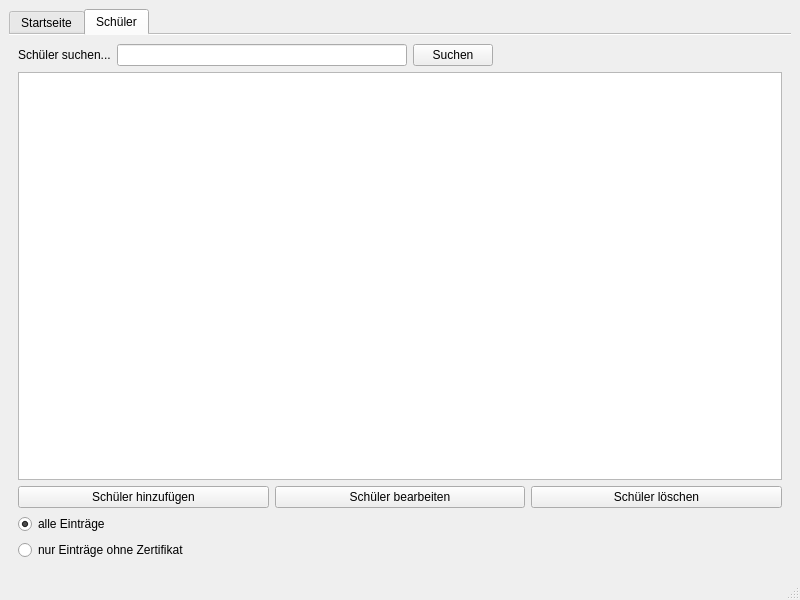
<?xml version="1.0" encoding="UTF-8"?>
<ui version="4.0">
 <class>MainWindow</class>
 <widget class="QMainWindow" name="MainWindow">
  <property name="geometry">
   <rect>
    <x>0</x>
    <y>0</y>
    <width>800</width>
    <height>600</height>
   </rect>
  </property>
  <property name="windowTitle">
   <string>Mint-Verwaltung</string>
  </property>
  <widget class="QWidget" name="centralwidget">
   <layout class="QVBoxLayout" name="verticalLayout">
    <item>
     <widget class="QTabWidget" name="tabWidget">
      <property name="autoFillBackground">
       <bool>false</bool>
      </property>
      <property name="currentIndex">
       <number>1</number>
      </property>
      <property name="documentMode">
       <bool>true</bool>
      </property>
      <widget class="QWidget" name="tabMain">
       <attribute name="title">
        <string>Startseite</string>
       </attribute>
      </widget>
      <widget class="QWidget" name="tabStudents">
       <attribute name="title">
        <string>Schüler</string>
       </attribute>
       <layout class="QVBoxLayout" name="verticalLayout_3">
        <item>
         <layout class="QHBoxLayout" name="horizontalLayout">
          <item>
           <widget class="QLabel" name="lblSearchName">
            <property name="text">
             <string>Schüler suchen...</string>
            </property>
           </widget>
          </item>
          <item>
           <widget class="QLineEdit" name="leSearchName"/>
          </item>
          <item>
           <widget class="QPushButton" name="btnSearchName">
            <property name="text">
             <string>Suchen</string>
            </property>
           </widget>
          </item>
          <item>
           <spacer name="horizontalSpacer">
            <property name="orientation">
             <enum>Qt::Horizontal</enum>
            </property>
            <property name="sizeHint" stdset="0">
             <size>
              <width>40</width>
              <height>20</height>
             </size>
            </property>
           </spacer>
          </item>
         </layout>
        </item>
        <item>
         <widget class="QTableView" name="tblStudents">
          <property name="selectionMode">
           <enum>QAbstractItemView::SingleSelection</enum>
          </property>
          <property name="selectionBehavior">
           <enum>QAbstractItemView::SelectRows</enum>
          </property>
         </widget>
        </item>
        <item>
         <layout class="QHBoxLayout" name="horizontalLayout_2">
          <item>
           <widget class="QPushButton" name="btnAddStudent">
            <property name="text">
             <string>Schüler hinzufügen</string>
            </property>
           </widget>
          </item>
          <item>
           <widget class="QPushButton" name="btnEditStudent">
            <property name="text">
             <string>Schüler bearbeiten</string>
            </property>
           </widget>
          </item>
          <item>
           <widget class="QPushButton" name="btnRemoveStudent">
            <property name="text">
             <string>Schüler löschen</string>
            </property>
           </widget>
          </item>
         </layout>
        </item>
        <item>
         <layout class="QVBoxLayout" name="verticalLayout_2">
          <item>
           <widget class="QRadioButton" name="rbAllEntries">
            <property name="enabled">
             <bool>true</bool>
            </property>
            <property name="text">
             <string>alle Einträge</string>
            </property>
            <property name="checked">
             <bool>true</bool>
            </property>
           </widget>
          </item>
          <item>
           <widget class="QRadioButton" name="rbOnlyWithoutCert">
            <property name="text">
             <string>nur Einträge ohne Zertifikat</string>
            </property>
           </widget>
          </item>
         </layout>
        </item>
       </layout>
      </widget>
     </widget>
    </item>
   </layout>
  </widget>
  <widget class="QMenuBar" name="menubar">
   <property name="geometry">
    <rect>
     <x>0</x>
     <y>0</y>
     <width>800</width>
     <height>19</height>
    </rect>
   </property>
  </widget>
  <widget class="QStatusBar" name="statusbar"/>
 </widget>
 <resources/>
 <connections/>
</ui>
